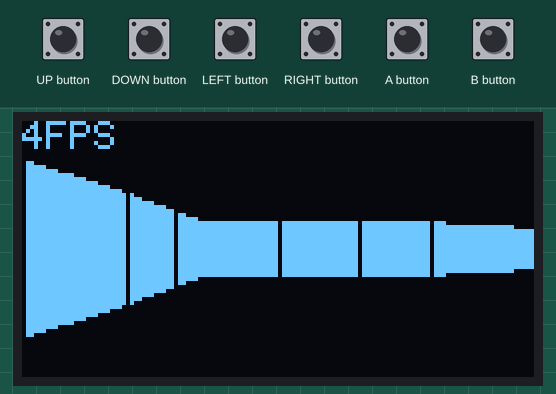
This sketch was run on a simulated Arduboy, built with avr-gcc and run on an emulated ATmega32U4. Parts: 128×64 one-colour display. The inputs (shaded band) are chosen by the test bench.

Above: at 1.2 s.
1.3 s: RIGHT button pressed for 0.15 s
At 1.72 s:
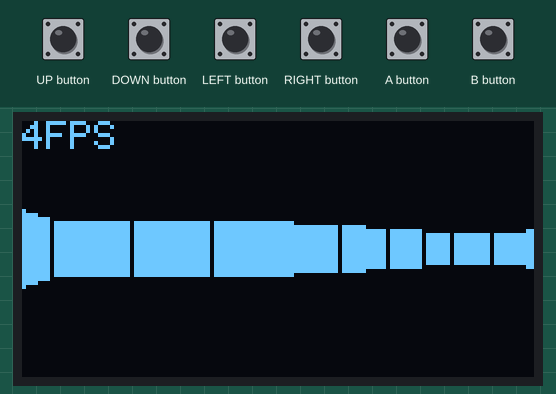
2.0 s: UP button pressed for 1 s
At 3.9 s:
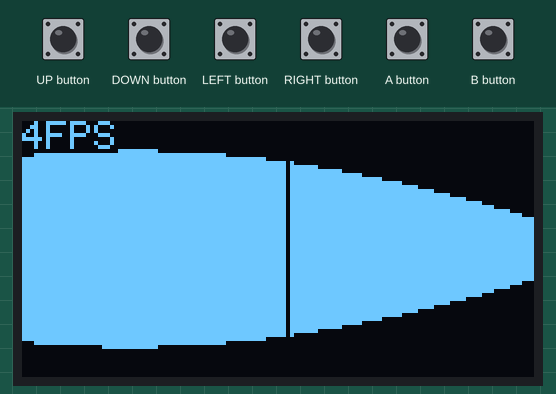
4.5 s: DOWN button pressed for 1 s
At 6.2 s:
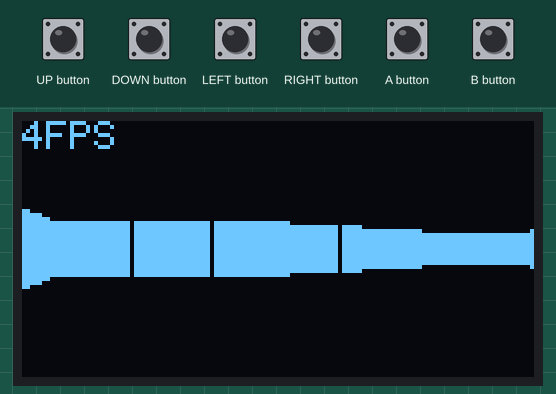
7.0 s: LEFT button pressed for 1 s
At 9.1 s:
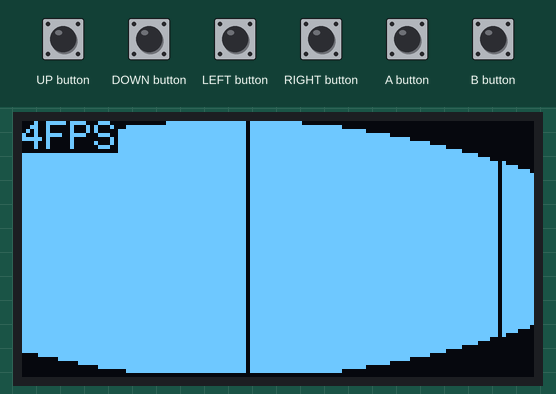
9.5 s: RIGHT button pressed for 1 s
At 11.2 s:
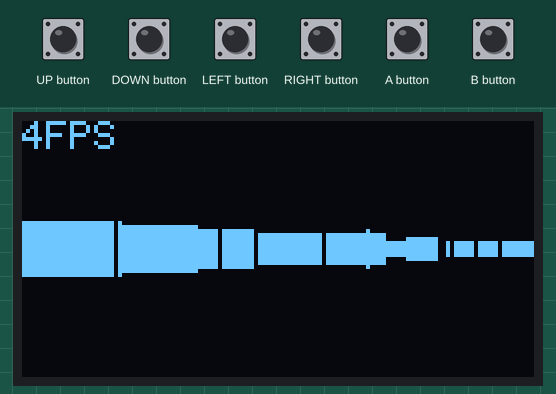
12.0 s: UP button pressed for 0.15 s
At 12.9 s:
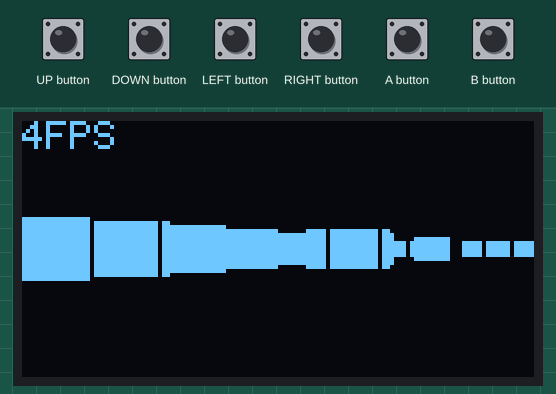
Timing chart, 0 to 14.8 s (numbered marks = the images above; inputs shaded):
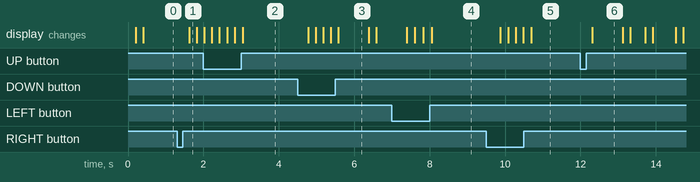

Measured:
- after the input at 1.3 s, the display: changes after 0.32 s (image 1)
- after the input at 2.0 s, the display: first differs from a run without the input after 0.22 s (image 2 shows a later state)
- after the input at 4.5 s, the display: first changes after 0.28 s (image 3 shows a later state)
- after the input at 7.0 s, the display: first changes after 0.40 s (image 4 shows a later state)
- after the input at 9.5 s, the display: first changes after 0.38 s (image 5 shows a later state)
- after the input at 12.0 s, the display: changes after 0.32 s (image 6)
- what the display in image 3 shows lasts 0.8 s, from 5.6 s to 6.4 s

The sketch:

raycasting.ino
```cpp
#include <Arduboy2.h>
#include <stdio.h>
#include <stdlib.h>
#include <math.h>

Arduboy2 arduboy;

#define screenWidth 128
#define screenHeight 64

#define mapWidth 16
#define mapHeight 16
bool worldMap[mapHeight][mapWidth] = {
    {1,1,1,1,1,1,1,1,1,1,1,1,1,1,1,1},
    {1,0,0,1,0,0,0,0,0,0,0,0,0,0,0,1},
    {1,0,0,1,0,0,0,0,1,1,1,1,1,1,1,1},
    {1,0,0,1,0,0,0,0,0,0,0,0,0,0,0,1},
    {1,0,0,1,0,0,0,1,0,0,0,0,0,0,0,1},
    {1,0,0,0,0,0,0,1,0,0,0,0,0,0,0,1},
    {1,0,0,0,0,0,0,0,0,0,0,0,0,0,0,1},
    {1,1,1,0,0,0,0,0,0,0,0,0,0,0,0,1},
    {1,0,0,0,0,0,0,0,0,0,0,0,0,0,0,1},
    {1,0,0,0,0,0,0,1,1,1,1,0,0,1,1,1},
    {1,0,0,0,0,0,0,1,0,0,0,0,0,0,0,1},
    {1,0,0,0,0,0,0,1,0,0,0,0,0,0,0,1},
    {1,0,0,0,0,0,0,0,0,0,0,0,0,0,0,1},
    {1,0,0,0,0,0,0,1,1,1,1,1,1,1,0,1},
    {1,0,0,0,0,0,0,0,0,0,0,0,0,0,0,1},
    {1,1,1,1,1,1,1,1,1,1,1,1,1,1,1,1}
};

float playerX = 5.0f;
float playerY = 14.0f;
float playerDir = M_PI;
float playerSpeed = 3.0f;
float playerFOV = M_PI / 2.0f;

unsigned long timeBefore, timeAfter;
float frameTime = 0.0f;

void checkKeyState()
{
    if (arduboy.pressed(UP_BUTTON))
    {
        playerX += cosf(playerDir) * playerSpeed * frameTime;
        playerY += sinf(playerDir) * playerSpeed * frameTime;

        if (worldMap[(int)playerY][(int)playerX])
        {
            playerX -= cosf(playerDir) * playerSpeed * frameTime;
            playerY -= sinf(playerDir) * playerSpeed * frameTime;
        }
    }
    else if (arduboy.pressed(DOWN_BUTTON))
    {
        playerX -= cosf(playerDir) * playerSpeed * frameTime;
        playerY -= sinf(playerDir) * playerSpeed * frameTime;

        if (worldMap[(int)playerY][(int)playerX])
        {
            playerX += cosf(playerDir) * playerSpeed * frameTime;
            playerY += sinf(playerDir) * playerSpeed * frameTime;
        }
    }
    else if (arduboy.pressed(LEFT_BUTTON))
    {
        playerDir -= (playerSpeed * 0.75f) * frameTime;
    }
    else if (arduboy.pressed(RIGHT_BUTTON))
    {
        playerDir += (playerSpeed * 0.75f) * frameTime;
    }
}

void showLog()
{
  arduboy.setCursor(0,0);
  arduboy.print((int)(1.0f / frameTime));
  arduboy.print("FPS");
}
void renderFrame()
{
    for (int x = 0; x < screenWidth; x++)
    {
        float rayDir = (playerDir - playerFOV / 2.0f) + ((float)x / (float)screenWidth) * playerFOV;
        float rayX = cosf(rayDir);
        float rayY = sinf(rayDir);

        float deltaDistX = fabs(1 / cosf(rayDir));
        float deltaDistY = fabs(1 / sinf(rayDir));

        float sideDistX;
        float sideDistY;
        int side;

        int mapX = (int)playerX;
        int mapY = (int)playerY;

        int stepX;
        int stepY;

        bool hitWall = 0;
        bool hitEdge = 0;

        // Digital Differential Analysis (DDA)
        if (rayX < 0)
        {
            stepX = -1;
            sideDistX = (playerX - mapX) * deltaDistX;
        }
        else
        {
            stepX = 1;
            sideDistX = (mapX + 1.0 - playerX) * deltaDistX;
        }

        if (rayY < 0)
        {
            stepY = -1;
            sideDistY = (playerY - mapY) * deltaDistY;
        }
        else
        {
            stepY = 1;
            sideDistY = (mapY + 1.0 - playerY) * deltaDistY;
        }

        while (!hitWall)
        {
            if (sideDistX < sideDistY)
            {
                sideDistX += deltaDistX;
                mapX += stepX;
                side = 0;
            }
            else
            {
                sideDistY += deltaDistY;
                mapY += stepY;
                side = 1;
            }

            if (worldMap[mapY][mapX])
            {
                hitWall = 1;

                float edgeDistance[4] = {
                    hypotf(mapX - playerX, mapY - playerY),
                    hypotf(mapX + 1 - playerX, mapY - playerY),
                    hypotf(mapX - playerX, mapY + 1 - playerY),
                    hypotf(mapX + 1 - playerX, mapY + 1 - playerY)
                    };

                float dotProduct[4] = {
                    (rayX * (mapX - playerX) + rayY * (mapY - playerY)) / edgeDistance[0],
                    (rayX * (mapX + 1 - playerX) + rayY * (mapY - playerY)) / edgeDistance[1],
                    (rayX * (mapX - playerX) + rayY * (mapY + 1 - playerY)) / edgeDistance[2],
                    (rayX * (mapX + 1 - playerX) + rayY * (mapY + 1 - playerY)) / edgeDistance[3]
                    };

                for (int i = 0; i < 4; i++)
                {
                    for (int j = i + 1; j < 4; j++)
                    {
                        if (edgeDistance[j] < edgeDistance[i])
                        {
                            float temp = edgeDistance[j];
                            edgeDistance[j] = edgeDistance[i];
                            edgeDistance[i] = temp;

                            temp = dotProduct[j];
                            dotProduct[j] = dotProduct[i];
                            dotProduct[i] = temp;
                        }
                    }
                }

                float proximity = 0.004f;

                for (int i = 0; i < 2; i++)
                {
                    if (acosf(dotProduct[i]) < proximity)
                    {
                        hitEdge = 1;
                        break;
                    }
                }
            }
        }

        float perpWallDist;
        if (side == 0)
          perpWallDist = (mapX - playerX + (1 - stepX) / 2) / rayX;
        else
          perpWallDist = (mapY - playerY + (1 - stepY) / 2) / rayY;

        int lineHeight = (int)(screenHeight / perpWallDist);

        int ceilingHeight = -lineHeight / 2 + screenHeight / 2;
        if (ceilingHeight < 0)
          ceilingHeight = 0;

        int floorHeight = lineHeight / 2 + screenHeight / 2;
        if (floorHeight >= screenHeight)
          floorHeight = screenHeight - 1;

        for (int y = ceilingHeight; y < floorHeight; y++)
        {
          if (!hitEdge)
            arduboy.drawPixel(x, y, WHITE);
        }
    }
}

void setup()
{
    timeBefore = millis();
    timeAfter = millis();

    arduboy.begin();
}

void loop()
{
    arduboy.clear();

    timeAfter = millis();
    frameTime = (float)(timeAfter - timeBefore) / 1000.0f;
    timeBefore = timeAfter;

    checkKeyState();

    renderFrame();
    showLog();

    arduboy.display();
}
```
